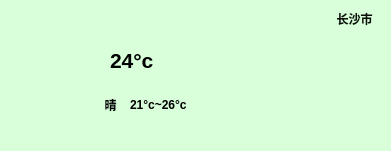
  <widget class="QWidget" name="widget_02" native="true">
   <property name="geometry">
    <rect>
     <x>10</x>
     <y>80</y>
     <width>391</width>
     <height>151</height>
    </rect>
   </property>
   <property name="styleSheet">
    <string notr="true">background-color:rgb(216, 255, 217);
border-radius: 20px;</string>
   </property>
   <widget class="QLabel" name="label_weathericon">
    <property name="geometry">
     <rect>
      <x>20</x>
      <y>30</y>
      <width>71</width>
      <height>71</height>
     </rect>
    </property>
    <property name="text">
     <string/>
    </property>
    <property name="pixmap">
     <pixmap resource="image.qrc">:/new/prefix1/png/11.png</pixmap>
    </property>
    <property name="scaledContents">
     <bool>true</bool>
    </property>
   </widget>
   <widget class="QLabel" name="label_temperature">
    <property name="geometry">
     <rect>
      <x>110</x>
      <y>40</y>
      <width>101</width>
      <height>41</height>
     </rect>
    </property>
    <property name="styleSheet">
     <string notr="true">font: 20pt &quot;Microsoft PhagsPa&quot;;font-weight:bold;</string>
    </property>
    <property name="text">
     <string>&lt;html&gt;&lt;head/&gt;&lt;body&gt;&lt;p&gt;&lt;span style=&quot; font-size:16pt;&quot;&gt;24°c&lt;/span&gt;&lt;/p&gt;&lt;/body&gt;&lt;/html&gt;</string>
    </property>
   </widget>
   <widget class="QLabel" name="label_weather">
    <property name="geometry">
     <rect>
      <x>80</x>
      <y>80</y>
      <width>61</width>
      <height>51</height>
     </rect>
    </property>
    <property name="layoutDirection">
     <enum>Qt::LeftToRight</enum>
    </property>
    <property name="styleSheet">
     <string notr="true">font: 12pt &quot;黑体&quot;;
font-weight:bold;</string>
    </property>
    <property name="text">
     <string>&lt;html&gt;&lt;head/&gt;&lt;body&gt;&lt;p align=&quot;center&quot;&gt;晴&lt;/p&gt;&lt;/body&gt;&lt;/html&gt;</string>
    </property>
    <property name="alignment">
     <set>Qt::AlignCenter</set>
    </property>
   </widget>
   <widget class="QLabel" name="label_range">
    <property name="geometry">
     <rect>
      <x>130</x>
      <y>80</y>
      <width>111</width>
      <height>51</height>
     </rect>
    </property>
    <property name="styleSheet">
     <string notr="true">font: 12pt &quot;Microsoft YaHei UI&quot;;</string>
    </property>
    <property name="text">
     <string>&lt;html&gt;&lt;head/&gt;&lt;body&gt;&lt;p&gt;&lt;span style=&quot; font-weight:700;&quot;&gt;21°c~26°c&lt;/span&gt;&lt;/p&gt;&lt;/body&gt;&lt;/html&gt;</string>
    </property>
   </widget>
   <widget class="QLabel" name="label_address">
    <property name="geometry">
     <rect>
      <x>320</x>
      <y>10</y>
      <width>69</width>
      <height>19</height>
     </rect>
    </property>
    <property name="styleSheet">
     <string notr="true">font: 9pt &quot;华文楷体&quot;;</string>
    </property>
    <property name="text">
     <string>&lt;html&gt;&lt;head/&gt;&lt;body&gt;&lt;p align=&quot;center&quot;&gt;&lt;span style=&quot; font-weight:700; color:#090f06;&quot;&gt;长沙市&lt;/span&gt;&lt;/p&gt;&lt;/body&gt;&lt;/html&gt;</string>
    </property>
    <property name="alignment">
     <set>Qt::AlignCenter</set>
    </property>
   </widget>
  </widget>
